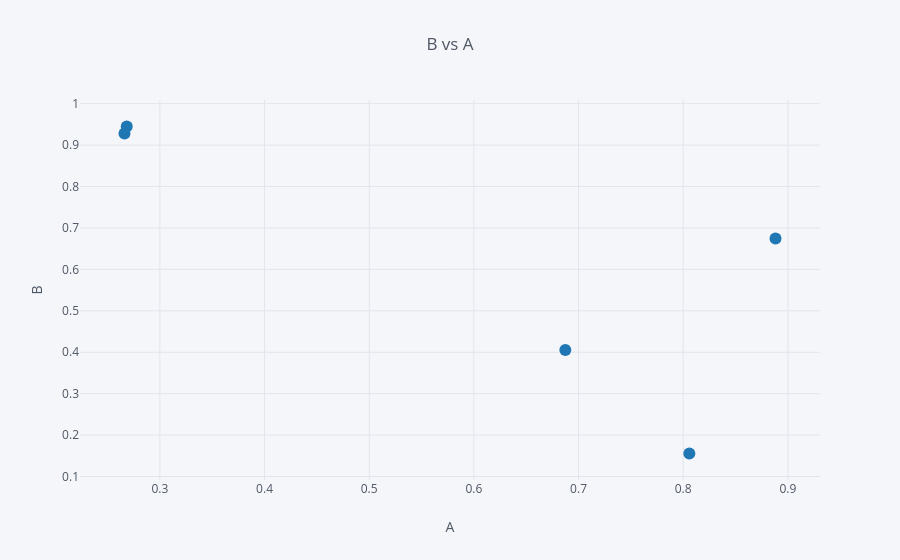

The cell this chart's notebook holds for it:
### Code cell
@interact
def scatter_plot(x=list(df.select_dtypes('number').columns), 
                 y=list(df.select_dtypes('number').columns)[1:]):
    df.iplot(kind='scatter', x=x, y=y, mode='markers', xTitle=x.title(), yTitle=y.title(), title=f'{y.title()} vs {x.title()}')

### Figure 1 — Plotly figure (JSON) as saved in the notebook; plotly's stock layout.template omitted (floating-point values rounded to 4 significant figures)
{"data": [{"line": {"color": "rgba(31, 119, 180, 1.0)", "dash": "solid", "shape": "linear", "width": 1.3}, "marker": {"size": 12, "symbol": "circle"}, "mode": "markers", "name": "B", "text": "", "type": "scatter", "uid": "3c62128a-2172-4cea-a56a-db0e792b259e", "x": [0.2684, 0.2662, 0.8059, 0.8882, 0.6874], "y": [0.9449, 0.9278, 0.1556, 0.6745, 0.4052]}], "layout": {"autosize": true, "legend": {"bgcolor": "#F5F6F9", "font": {"color": "#4D5663"}}, "paper_bgcolor": "#F5F6F9", "plot_bgcolor": "#F5F6F9", "title": {"font": {"color": "#4D5663"}, "text": "B vs A"}, "xaxis": {"autorange": true, "gridcolor": "#E1E5ED", "range": [0.2258, 0.9286], "showgrid": true, "tickfont": {"color": "#4D5663"}, "title": {"font": {"color": "#4D5663"}, "text": "A"}, "type": "linear", "zerolinecolor": "#E1E5ED"}, "yaxis": {"autorange": true, "gridcolor": "#E1E5ED", "range": [0.08294, 1.018], "showgrid": true, "tickfont": {"color": "#4D5663"}, "title": {"font": {"color": "#4D5663"}, "text": "B"}, "type": "linear", "zerolinecolor": "#E1E5ED"}}}
